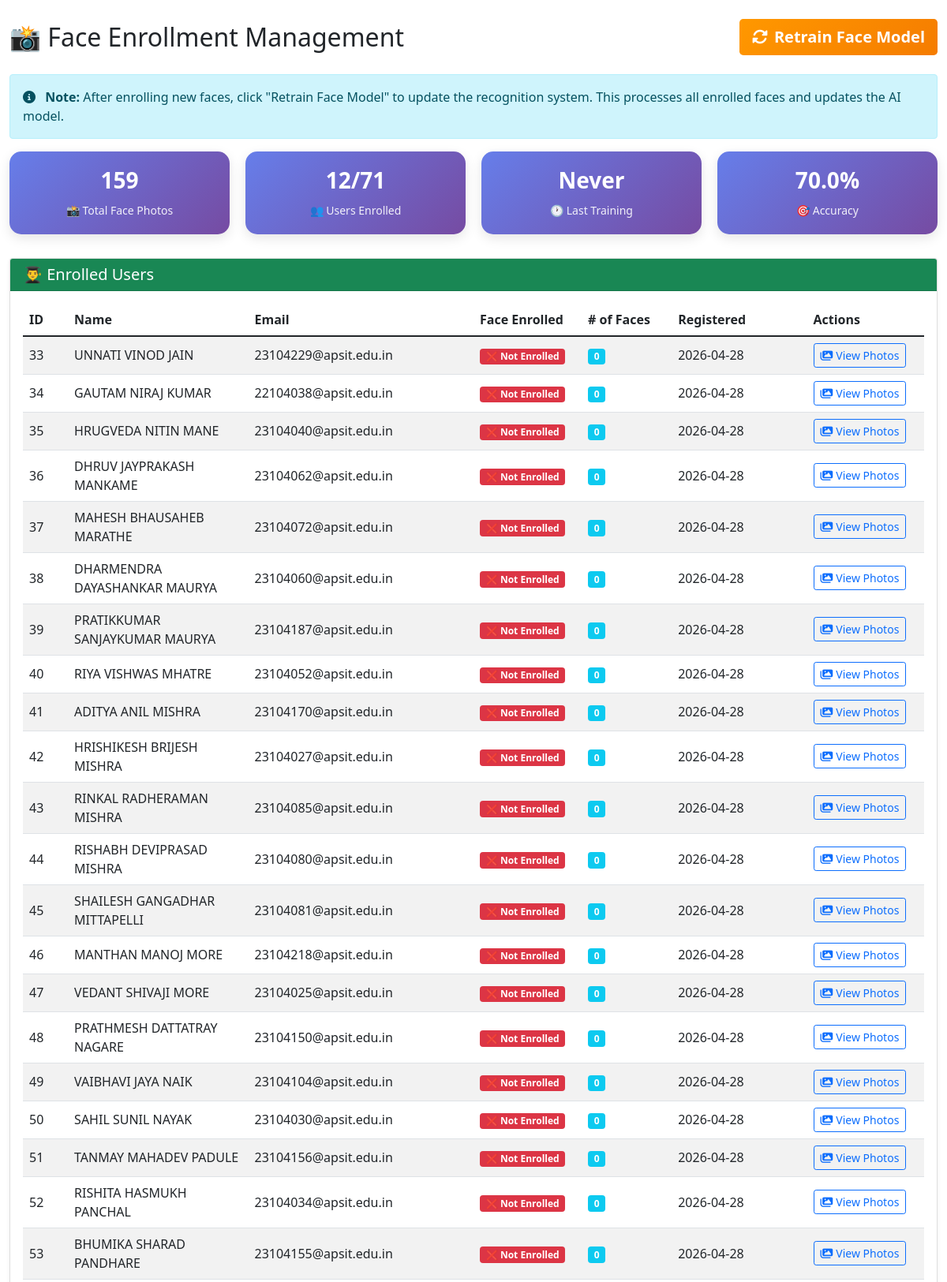
Page /admin/face-management (signed in, upper part) on the committed database.
### tables this page shows
CREATE TABLE "users" (
        id INTEGER PRIMARY KEY AUTOINCREMENT,
        name TEXT NOT NULL,
        moodle_id TEXT,
        email TEXT UNIQUE NOT NULL,
        password TEXT NOT NULL,
        aadhaar_number TEXT,
        student_id TEXT,
        phone_number TEXT,
        profile_pic TEXT,
        is_active INTEGER DEFAULT 1,
        verification_status TEXT,
        failed_login_attempts INTEGER DEFAULT 0,
        last_login DATETIME,
        created_at DATETIME DEFAULT CURRENT_TIMESTAMP,
        updated_at DATETIME DEFAULT CURRENT_TIMESTAMP,
        face_enrolled INTEGER DEFAULT 0,
        face_image_path TEXT,
        role TEXT DEFAULT 'user',
        verified INTEGER DEFAULT 0,
        id_verified INTEGER DEFAULT 0,
        verified_at DATETIME
    );

### backend/app_fixed.py (the view)
@app.route('/admin/face-management')
@login_required
def admin_face_management():
    if 'admin_id' not in session and 'user_id' not in session:
        flash('Login required', 'error')
        return redirect(url_for('login'))
    conn = get_db_connection()
    try:
        users = conn.execute('''
            SELECT id, name, email, face_enrolled, created_at
            FROM users
            WHERE role = 'user'
            ORDER BY created_at DESC
        ''').fetchall()
        user_list = []
        total_face_photos = 0
        backend_dir = os.path.dirname(os.path.abspath(__file__))
        project_dir = os.path.dirname(backend_dir)
        faces_base_dir = os.path.join(project_dir, 'frontend', 'static', 'faces')
        print(f"🔍 Looking for faces in: {faces_base_dir}")
        for user in users:
            user_dir = os.path.join(faces_base_dir, str(user['id']))
            face_count = 0
            face_photos = []  # Store actual photo URLs
            if os.path.exists(user_dir):
                face_files = [f for f in os.listdir(user_dir) if f.endswith(('.jpg', '.png', '.jpeg'))]
                face_count = len(face_files)
                total_face_photos += face_count
                for face_file in face_files:
                    face_photos.append({
                        'url': f'/static/faces/{user["id"]}/{face_file}',  # Correct URL
                        'filename': face_file
                    })
                if face_count > 0:
                    print(f"✅ User {user['name']} (ID: {user['id']}) has {face_count} face photos")
            else:
                print(f"⚠️ No face directory for user {user['name']} (ID: {user['id']})")
            is_face_enrolled = (user['face_enrolled'] == 1) or (face_count > 0)
            user_list.append({
                'id': user['id'],
                'name': user['name'],
                'email': user['email'],
                'face_enrolled': is_face_enrolled,
                'face_count': face_count,
                'face_photos': face_photos,  # Add the actual photos
                'registered_on': user['created_at'][:10] if user['created_at'] else 'N/A'
            })
        print(f"📊 Total face photos found: {total_face_photos}")
    except Exception as e:
        print(f"Error in admin_face_management: {e}")
        import traceback
        traceback.print_exc()
        user_list = []
        total_face_photos = 0
    finally:
        conn.close()
    import datetime
    backend_dir = os.path.dirname(os.path.abspath(__file__))
    model_path = os.path.join(backend_dir, 'ml_models', 'saved_models', 'face_recognizer.yml')
    last_training = "Never"
    if os.path.exists(model_path):
        last_modified = os.path.getmtime(model_path)
        last_training = datetime.datetime.fromtimestamp(last_modified).strftime('%Y-%m-%d %H:%M:%S')
    enrolled_users = len([u for u in user_list if u['face_enrolled']])
    stats = {
        'total_faces': total_face_photos,
        'total_users': len(user_list),
        'enrolled_users': enrolled_users,
        'last_training': last_training,
        'accuracy': 0.95
    }
    return render_template('admin/face_management.html', users=user_list, stats=stats)

### backend/app_fixed.py (called while the page is built)
@app.context_processor
def inject_now():
    return {'now': datetime.now}

def login_required(f):
    @wraps(f)
    def decorated_function(*args, **kwargs):
        if 'user_id' not in session and 'admin_id' not in session:
            flash('Please login first', 'warning')
            return redirect(url_for('login'))
        return f(*args, **kwargs)
    return decorated_function

def get_db_connection():
    conn = sqlite3.connect(app.config['DATABASE_PATH'])
    conn.row_factory = sqlite3.Row  # This enables column access by name
    return conn

### frontend/templates/admin/face_management.html (shortened to what this page needs)
<!DOCTYPE html>
<html lang="en">
<head>
    <link href="https://cdn.jsdelivr.net/npm/bootstrap@5.1.3/dist/css/bootstrap.min.css" rel="stylesheet">
    <link rel="stylesheet" href="https://cdnjs.cloudflare.com/ajax/libs/font-awesome/6.4.0/css/all.min.css">
</head>
<body style="overflow: auto; padding-right: 0;">
    <div class="container mt-4" style="max-width: 1400px;">
        <div class="d-flex justify-content-between align-items-center mb-4">
            <h2 class="mb-0">📸 Face Enrollment Management</h2>
            <button onclick="retrainModel()" class="btn btn-warning btn-lg">
                <i class="fas fa-sync-alt me-2"></i>Retrain Face Model
            </button>
        </div>
        <div class="alert alert-info">
            <i class="fas fa-info-circle me-2"></i>
            <strong>Note:</strong> After enrolling new faces, click "Retrain Face Model" to update the recognition system. This processes all enrolled faces and updates the AI model.
        </div>
        <div class="stats-grid">
            <div class="stat-card">
                <h3>{{ stats.total_faces }}</h3>
                <p>📸 Total Face Photos</p>
            </div>
            <div class="stat-card">
                <h3>{{ stats.enrolled_users }}/{{ stats.total_users }}</h3>
                <p>👥 Users Enrolled</p>
            </div>
            <div class="stat-card">
                <h3>{{ stats.last_training }}</h3>
                <p>🕐 Last Training</p>
            </div>
            <div class="stat-card">
                <h3>70.0%</h3>
                <p>🎯 Accuracy</p>
            </div>
        </div>
        <div class="row">
            <div class="col-md-12">
                <div class="card shadow-sm">
                    <div class="card-header bg-success text-white">
                        <h5 class="mb-0">👨‍🎓 Enrolled Users</h5>
                    </div>
                    <div class="card-body" style="overflow-x: auto;">
                        <table class="table table-striped table-hover" style="table-layout: fixed;">
                            <thead>
                                <tr>
                                    <th style="width: 5%">ID</th>
                                    <th style="width: 20%">Name</th>
                                    <th style="width: 25%">Email</th>
                                    <th style="width: 12%">Face Enrolled</th>
                                    <th style="width: 10%"># of Faces</th>
                                    <th style="width: 15%">Registered</th>
                                    <th style="width: 13%">Actions</th>
                                </tr>
                            </thead>
                            <tbody id="usersTableBody">
                                {% for user in users %}
                                <tr id="user-row-{{ user.id }}" data-user-id="{{ user.id }}">
                                    <td>{{ user.id }}</td>
                                    <td>{{ user.name }}</td>
                                    <td>{{ user.email }}</td>
                                    <td id="face-status-{{ user.id }}">
                                        {% if user.face_enrolled %}
                                            <span class="badge bg-success">✅ Enrolled</span>
                                        {% else %}
                                            <span class="badge bg-danger">❌ Not Enrolled</span>
                                        {% endif %}
                                    </td>
                                    <td id="face-count-{{ user.id }}">
                                        <span class="badge bg-info">{{ user.face_count }}</span>
                                    </td>
                                    <td>{{ user.registered_on }}</td>
                                    <td>
                                        <button class="btn btn-sm btn-outline-primary"
                                                onclick="viewPhotos({{ user.id }})">
                                            <i class="fas fa-images me-1"></i>View Photos
                                        </button>
                                    </td>
                                </tr>
                                {% endfor %}
                            </tbody>
                        </table>
                    </div>
                </div>
            </div>
        </div>
    </div>
</body>
</html>

### frontend/templates/admin/face_management.html (style rules this page uses)
.stats-grid { display: grid; grid-template-columns: repeat(auto-fit, minmax(200px, 1fr)); gap: 20px; margin-bottom: 30px; }
.stat-card { background: linear-gradient(135deg, #667eea 0%, #764ba2 100%); padding: 20px; border-radius: 15px; text-align: center; color: white; box-shadow: 0 5px 15px rgba(0,0,0,0.1); }
.stat-card h3 { font-size: 28px; font-weight: bold; margin-bottom: 10px; }
.stat-card p { margin: 0; opacity: 0.9; font-size: 14px; }
* { transition: none !important; animation: none !important; transform: none !important; scale: none !important; }
.table tbody tr { transition: none !important; transform: none !important; }
.table { table-layout: fixed; width: 100%; }
.table td, .table th { vertical-align: middle; transition: none !important; }
button { transition: none !important; }
.btn-warning { background: linear-gradient(135deg, #ff9800, #f57c00); border: none; color: white; font-weight: 600; }

### rows in the picture
users: id "33", name "UNNATI VINOD JAIN", email "23104229@apsit.edu.in", face_enrolled "❌ Not Enrolled", face_count "0", registered_on "2026-04-28"
users: id "34", name "GAUTAM NIRAJ KUMAR", email "22104038@apsit.edu.in", face_enrolled "❌ Not Enrolled", face_count "0", registered_on "2026-04-28"
users: id "35", name "HRUGVEDA NITIN MANE", email "23104040@apsit.edu.in", face_enrolled "❌ Not Enrolled", face_count "0", registered_on "2026-04-28"
users: id "36", name "DHRUV JAYPRAKASH MANKAME", email "23104062@apsit.edu.in", face_enrolled "❌ Not Enrolled", face_count "0", registered_on "2026-04-28"
users: id "37", name "MAHESH BHAUSAHEB MARATHE", email "23104072@apsit.edu.in", face_enrolled "❌ Not Enrolled", face_count "0", registered_on "2026-04-28"
users: id "38", name "DHARMENDRA DAYASHANKAR MAURYA", email "23104060@apsit.edu.in", face_enrolled "❌ Not Enrolled", face_count "0", registered_on "2026-04-28"
users: id "39", name "PRATIKKUMAR SANJAYKUMAR MAURYA", email "23104187@apsit.edu.in", face_enrolled "❌ Not Enrolled", face_count "0", registered_on "2026-04-28"
users: id "40", name "RIYA VISHWAS MHATRE", email "23104052@apsit.edu.in", face_enrolled "❌ Not Enrolled", face_count "0", registered_on "2026-04-28"
users: id "41", name "ADITYA ANIL MISHRA", email "23104170@apsit.edu.in", face_enrolled "❌ Not Enrolled", face_count "0", registered_on "2026-04-28"
users: id "42", name "HRISHIKESH BRIJESH MISHRA", email "23104027@apsit.edu.in", face_enrolled "❌ Not Enrolled", face_count "0", registered_on "2026-04-28"
users: id "43", name "RINKAL RADHERAMAN MISHRA", email "23104085@apsit.edu.in", face_enrolled "❌ Not Enrolled", face_count "0", registered_on "2026-04-28"
users: id "44", name "RISHABH DEVIPRASAD MISHRA", email "23104080@apsit.edu.in", face_enrolled "❌ Not Enrolled", face_count "0", registered_on "2026-04-28"
users: id "45", name "SHAILESH GANGADHAR MITTAPELLI", email "23104081@apsit.edu.in", face_enrolled "❌ Not Enrolled", face_count "0", registered_on "2026-04-28"
users: id "46", name "MANTHAN MANOJ MORE", email "23104218@apsit.edu.in", face_enrolled "❌ Not Enrolled", face_count "0", registered_on "2026-04-28"
users: id "47", name "VEDANT SHIVAJI MORE", email "23104025@apsit.edu.in", face_enrolled "❌ Not Enrolled", face_count "0", registered_on "2026-04-28"
users: id "48", name "PRATHMESH DATTATRAY NAGARE", email "23104150@apsit.edu.in", face_enrolled "❌ Not Enrolled", face_count "0", registered_on "2026-04-28"
users: id "49", name "VAIBHAVI JAYA NAIK", email "23104104@apsit.edu.in", face_enrolled "❌ Not Enrolled", face_count "0", registered_on "2026-04-28"
users: id "50", name "SAHIL SUNIL NAYAK", email "23104030@apsit.edu.in", face_enrolled "❌ Not Enrolled", face_count "0", registered_on "2026-04-28"
users: id "51", name "TANMAY MAHADEV PADULE", email "23104156@apsit.edu.in", face_enrolled "❌ Not Enrolled", face_count "0", registered_on "2026-04-28"
users: id "52", name "RISHITA HASMUKH PANCHAL", email "23104034@apsit.edu.in", face_enrolled "❌ Not Enrolled", face_count "0", registered_on "2026-04-28"
users: id "53", name "BHUMIKA SHARAD PANDHARE", email "23104155@apsit.edu.in", face_enrolled "❌ Not Enrolled", face_count "0", registered_on "2026-04-28"

### other values in the picture
{{ stats.total_faces }} "159"
{{ stats.enrolled_users }} "12"
{{ stats.total_users }} "71"
{{ stats.last_training }} "Never"
